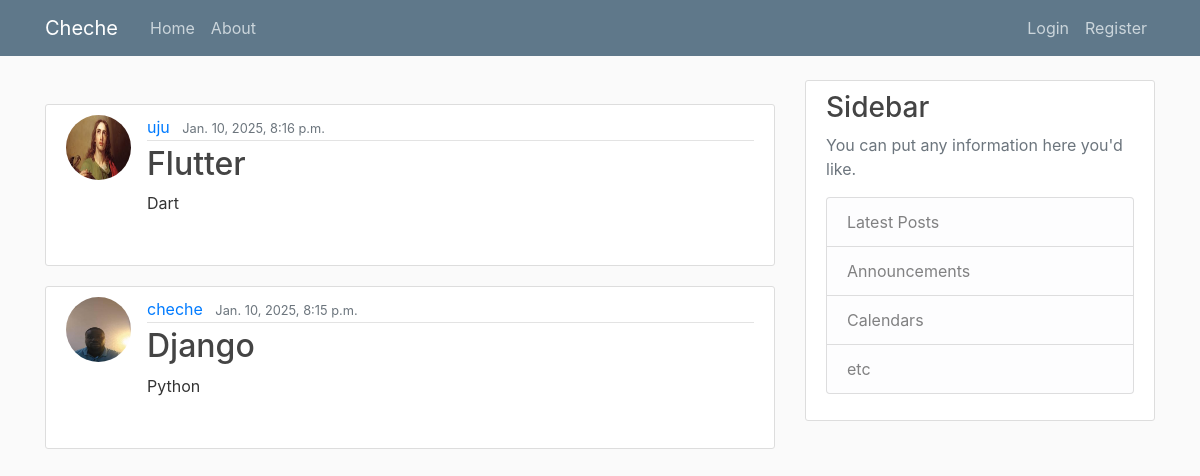
Before: / with the older database file.
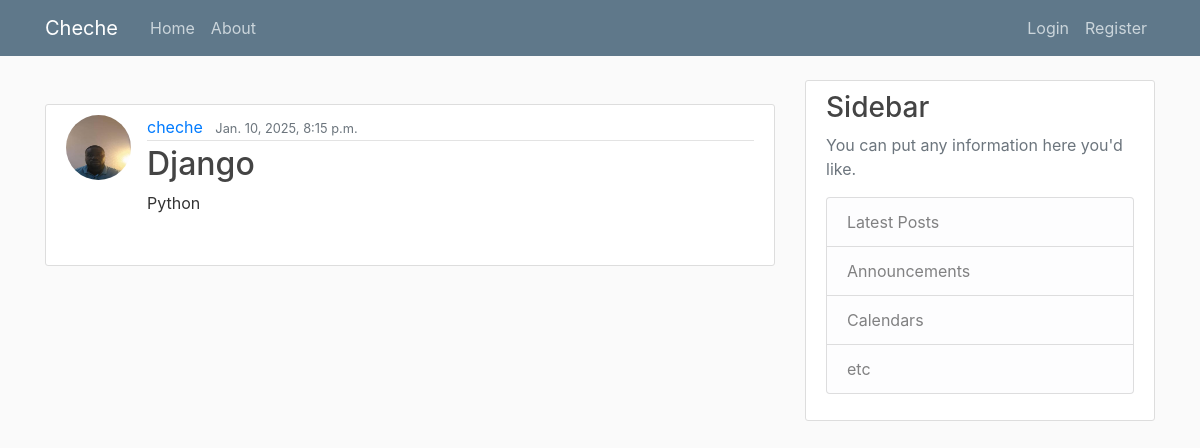
After: the same page with the newer database file.
### blog/models.py (models this page shows, shortened)
class Post(models.Model):
    title = models.CharField(max_length=100)
    content = models.TextField()
    date_posted = models.DateTimeField(default=timezone.now)
    author = models.ForeignKey(User, on_delete=models.CASCADE)
    class Meta:
        ordering = ['-date_posted']
        verbose_name_plural = "Posts"

### users/models.py (models this page shows, shortened)
class Profile(models.Model):
    user = models.OneToOneField(User, on_delete=models.CASCADE)
    email = models.EmailField(max_length=100, blank=True)
    phone = models.CharField(max_length=20, blank=True)
    bio = models.TextField(max_length=500, blank=True)
    location = models.CharField(max_length=30, blank=True)
    birth_date = models.DateField(null=True, blank=True)
    image = models.ImageField(default="default.jpg",upload_to='images/', blank=True)
    class Meta:
        verbose_name = 'Profile'
        verbose_name_plural = 'Profiles'

### blog/views.py (the view)
# urls.py: path("", views.index, name="home"),
def index(request):
    posts = Post.objects.all().order_by('-date_posted')
    return render(request, "blog/index.html", {"posts": posts})

### blog/templates/blog/index.html (shortened to what this page needs)
{% extends 'base.html' %} <br />
{% block content %} <br />
{% for post in posts %}
<article class="media content-section">
  <img
    class="rounded-circle article-img"
    src="{{ post.author.profile.image.url }}"
  />
  <div class="media-body">
    <div class="article-metadata">
      <a class="mr-2" href="#">{{ post.author }}</a>
      <small class="text-muted">{{ post.date_posted }}</small>
    </div>
    <h2><a class="article-title" href="#">{{ post.title }}</a></h2>
    <p class="article-content">{{ post.content }}</p>
  </div>
</article>
{% endfor %} {% endblock %}

Changed rows visible on the page:
removed Post: author.profile.image (picture), author "uju", date_posted "Jan. 10, 2025, 8:16 p.m.", title "Flutter", content "Dart"
